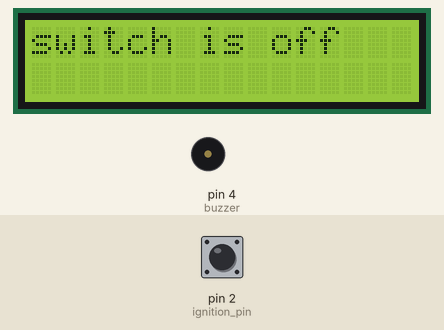
Simulated run of this sketch. Board: Arduino Uno, built with avr-gcc and run on an emulated ATmega328P. On the bench: 16×2 character LCD, buzzer (waves = sounding, pin HIGH). Inputs (shaded band) come from the test bench; at power-on: pin 2 (ignition_pin) HIGH.

Above: at 1.2 s.
1.3 s: pin 2 (ignition_pin) pulled LOW for 0.15 s
At 2.2 s:
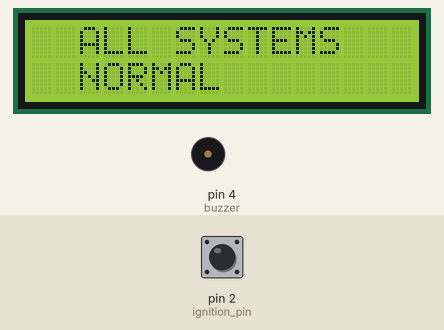
3.1 s: pin 2 (ignition_pin) pulled LOW for 3.2 s
At 3.22 s:
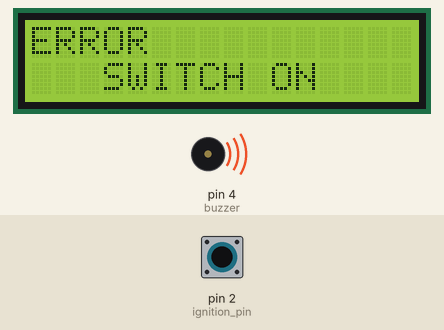
Timing chart, 0 to 7.9 s (numbered marks = the images above; inputs shaded):
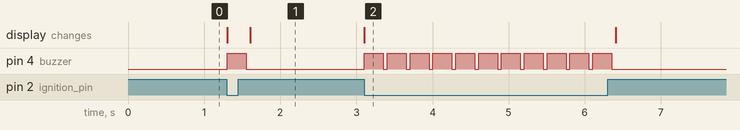

The sketch:

truck_buzzer.ino.ino
```cpp
#include <LiquidCrystal.h>

LiquidCrystal lcd(7,8,9,10,11,12);

int buzzer = 4;//the pin of the active buzzer
int ignition_pin=2;//pin connected to ignition on fusebox

void setup()
{
  lcd.begin(16,2);
  lcd.print("switch is off");
  pinMode(buzzer,OUTPUT);//initialize the buzzer pin as an output
  pinMode(ignition_pin,INPUT_PULLUP);//initialize the ignition pin as an input
}

void loop()
{
  /*if ignition is off then buzz in an annoying fashion*/
  if(digitalRead(ignition_pin)==LOW){
      lcd.clear();
      lcd.print("ERROR");
      lcd.setCursor(3,1);
      lcd.print("SWITCH ON");

      while(digitalRead(ignition_pin)==LOW){
        digitalWrite(buzzer,HIGH);
        delay(250);//wait for 1ms
        digitalWrite(buzzer,LOW);
        delay(50);//wait for 1ms
      }
      if(digitalRead(ignition_pin)==HIGH){
        lcd.clear();
        lcd.setCursor(2,0);
        lcd.print("ALL SYSTEMS");
        lcd.setCursor(2,1);
        lcd.print("NORMAL");
      }
  }
}
```

Measured:
- after the input at 1.3 s, pin 4 (buzzer): LOW → HIGH at once, → LOW 0.25 s later; the display: first changes at once (image 1 shows a later state)
- after the input at 3.1 s, pin 4 (buzzer): alternates HIGH for 0.25 s and LOW for 0.05 s, 22 changes in all, then stays LOW, starting at once; the display: changes at once (image 2)
